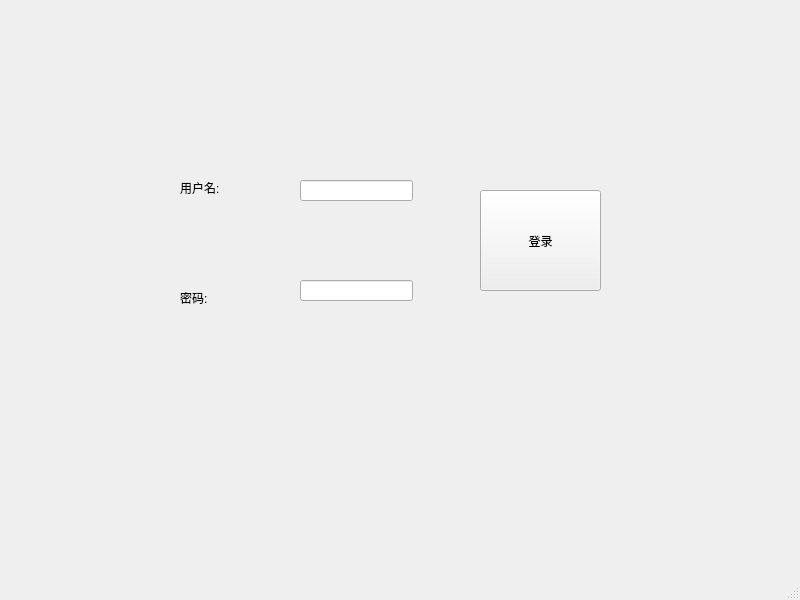
<?xml version="1.0" encoding="UTF-8"?>
<ui version="4.0">
 <class>Login</class>
 <widget class="QMainWindow" name="Login">
  <property name="geometry">
   <rect>
    <x>0</x>
    <y>0</y>
    <width>800</width>
    <height>600</height>
   </rect>
  </property>
  <property name="windowTitle">
   <string>Login</string>
  </property>
  <widget class="QWidget" name="centralwidget">
   <widget class="QLabel" name="label">
    <property name="geometry">
     <rect>
      <x>180</x>
      <y>180</y>
      <width>72</width>
      <height>15</height>
     </rect>
    </property>
    <property name="text">
     <string>用户名:</string>
    </property>
   </widget>
   <widget class="QLabel" name="label_2">
    <property name="geometry">
     <rect>
      <x>180</x>
      <y>290</y>
      <width>72</width>
      <height>15</height>
     </rect>
    </property>
    <property name="text">
     <string>密码:</string>
    </property>
   </widget>
   <widget class="QLineEdit" name="lineEdit">
    <property name="geometry">
     <rect>
      <x>300</x>
      <y>180</y>
      <width>113</width>
      <height>21</height>
     </rect>
    </property>
   </widget>
   <widget class="QLineEdit" name="lineEdit_2">
    <property name="geometry">
     <rect>
      <x>300</x>
      <y>280</y>
      <width>113</width>
      <height>21</height>
     </rect>
    </property>
   </widget>
   <widget class="QPushButton" name="pushButton">
    <property name="geometry">
     <rect>
      <x>480</x>
      <y>190</y>
      <width>121</width>
      <height>101</height>
     </rect>
    </property>
    <property name="text">
     <string>登录</string>
    </property>
   </widget>
  </widget>
  <widget class="QMenuBar" name="menubar">
   <property name="geometry">
    <rect>
     <x>0</x>
     <y>0</y>
     <width>800</width>
     <height>26</height>
    </rect>
   </property>
  </widget>
  <widget class="QStatusBar" name="statusbar"/>
 </widget>
 <resources/>
 <connections/>
</ui>
